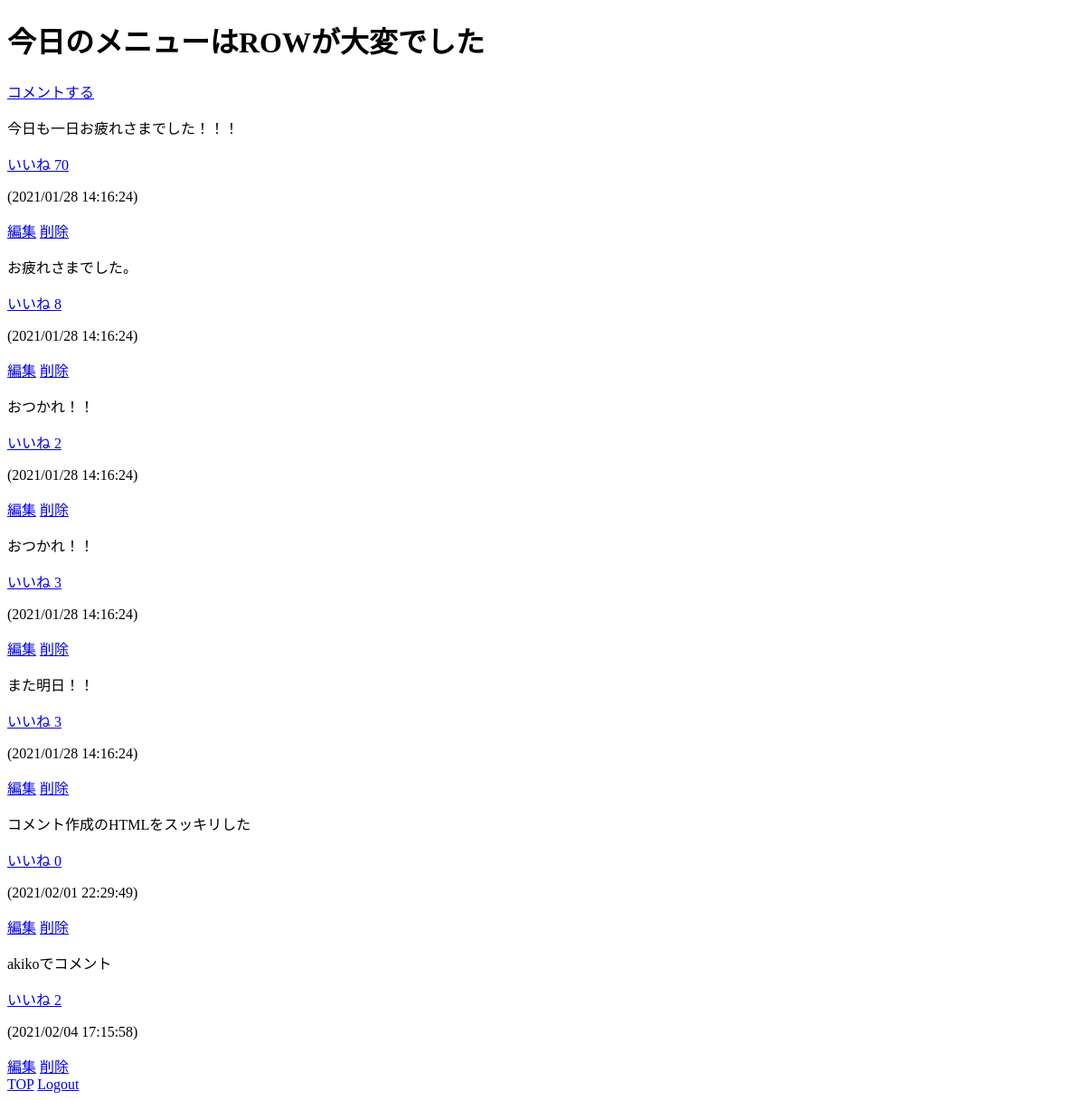
The page /boards/detail/1/ on the database as committed earlier.
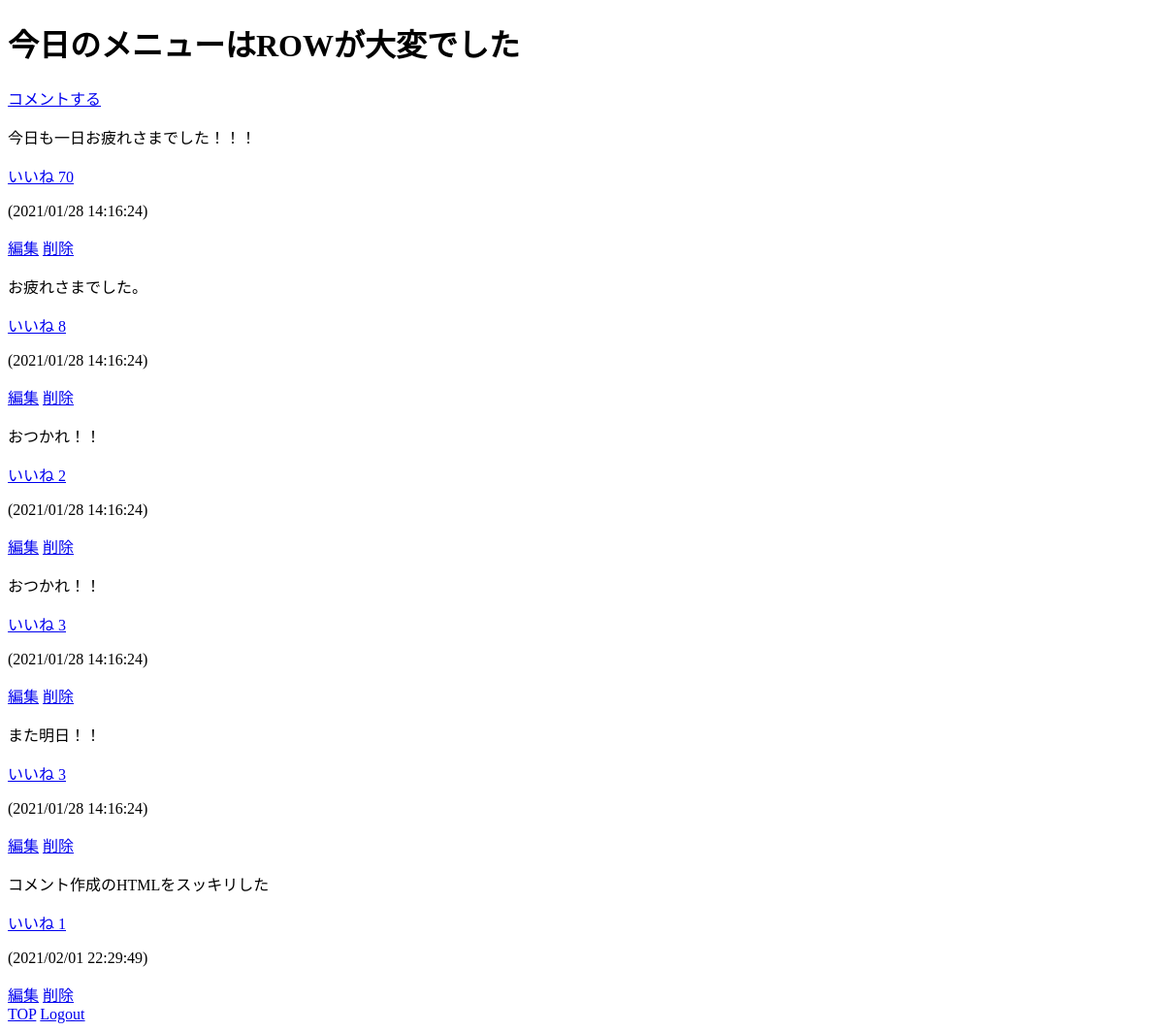
The same page on the database as committed later.
### boards/models.py (models this page shows, shortened)
class Comment(models.Model):
    text = models.TextField('本文')
    target = models.ForeignKey(Post, on_delete=models.PROTECT, verbose_name='どの記事へのコメントか')
    created_at = models.DateTimeField('作成日', default=timezone.now, blank=True)
    good = models.IntegerField('いいね', default=0)

### boards/views.py (the view)
# urls.py: path('detail/<int:pk>/', views.PostDetail.as_view(), name='post_detail'),
class PostDetail(generic.DetailView):
    model = Post

### boards/templates/boards/post_detail.html
{% extends 'base.html' %}
{% block content %}
<h1>{{ post.title }}</h1>
<a class="button is-primary" href="{% url 'boards:comment_create' post.pk %}">コメントする</a>
<section class="section">
    {% for comment in post.comment_set.all %}
    <div class="box">
        <p>{{ comment.text | linebreaks | urlize }}</p>
        <a href="{% url 'boards:comment_good' pk_title=post.pk pk_comment=comment.pk %}">いいね {{ comment.good }}</a>
        <p>({{ comment.created_at | date:"Y/m/d H:i:s" }})</p>
        {% if request.user.id == comment.author_id %}
        <a href="{% url 'boards:comment_update' comment.pk %}">編集</a>
        <a href="{% url 'boards:comment_delete' comment.pk %}">削除</a>
        {% endif %}
    </div>
    {% endfor %}
</section>
<a class="button is-primary" href="{% url 'boards:post_list'%}">TOP</a>
{% endblock %}

Rows that differ between the two databases and show on the page:
removed Comment: text "akikoでコメント", good "2", created_at "2021/02/04 17:15:58"
changed Comment "コメント作成のHTMLをスッキリした": good "0" → "1"
